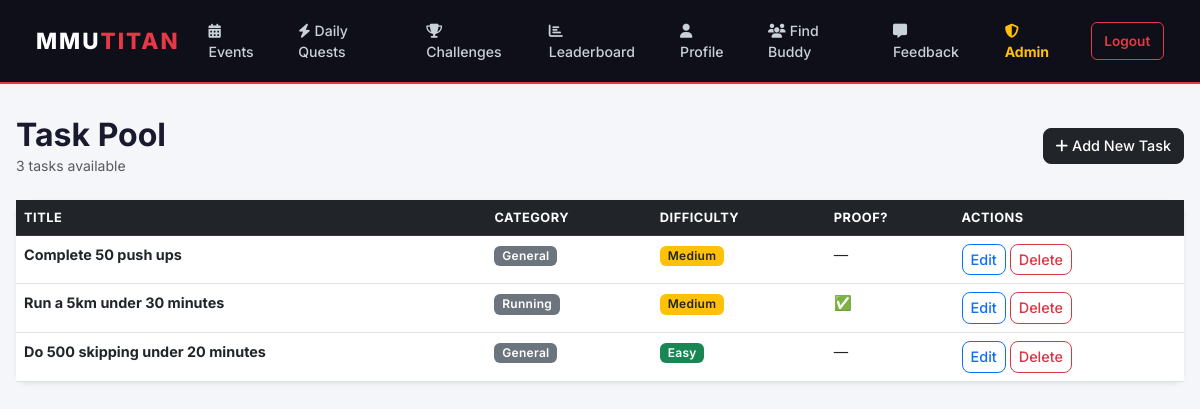
Before: /admin/tasks (signed in) with the older database file.
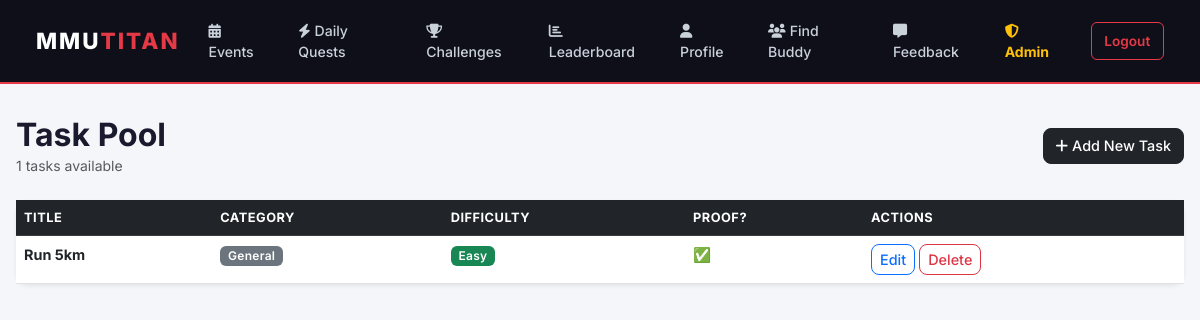
After: the same page with the newer database file.
### mmutitan/models.py (models this page shows)
class Task(db.Model):
    id = db.Column(db.Integer, primary_key=True)
    title = db.Column(db.String(100), nullable=False)
    description = db.Column(db.Text, nullable=False)
    sport_category = db.Column(db.String(50), nullable=False)
    difficulty = db.Column(db.String(20), nullable=False)
    proof_required = db.Column(db.Boolean, default=False)
    usertasks = db.relationship('UserTask', backref='task_ref', lazy=True, cascade="all, delete-orphan")

### mmutitan/app.py (the view)
    @app.route('/admin/tasks')
    @login_required
    @admin_required
    def admin_tasks():
        tasks = Task.query.all()
        return render_template('admin_tasks.html', tasks=tasks)

### mmutitan/app.py (called while the page is built)
def admin_required(f):
    @wraps(f)
    def decorated_function(*args, **kwargs):
        if not current_user.is_admin:
            flash('Access Denied. Admins only.', 'danger')
            return redirect(url_for('home'))
        return f(*args, **kwargs)
    return decorated_function

### mmutitan/models.py (called while the page is built)
@login_manager.user_loader
def load_user(user_id):
    return User.query.get(int(user_id))

### mmutitan/templates/admin_tasks.html
{% extends "base.html" %}
{% block content %}
<div class="d-flex justify-content-between align-items-center mb-4">
    <div>
        <h2 class="fw-bold mb-0">Task Pool</h2>
        <p class="text-muted small mb-0">{{ tasks|length }} tasks available</p>
    </div>
    <a href="{{ url_for('add_task') }}" class="btn btn-dark">
        <i class="fa fa-plus me-1"></i>Add New Task
    </a>
</div>
<div class="card shadow-sm">
    <div class="card-body p-0">
        <div class="table-responsive">
            <table class="table table-hover mb-0">
                <thead class="table-dark">
                    <tr>
                        <th>Title</th>
                        <th>Category</th>
                        <th>Difficulty</th>
                        <th>Proof?</th>
                        <th>Actions</th>
                    </tr>
                </thead>
                <tbody>
                    {% for task in tasks %}
                    <tr>
                        <td><strong>{{ task.title }}</strong></td>
                        <td><span class="badge bg-secondary">{{ task.sport_category }}</span></td>
                        <td>
                            {% if task.difficulty == 'Easy' %}
                            <span class="badge bg-success">Easy</span>
                            {% elif task.difficulty == 'Medium' %}
                            <span class="badge bg-warning text-dark">Medium</span>
                            {% else %}
                            <span class="badge bg-danger">Hard</span>
                            {% endif %}
                        </td>
                        <td>{{ '✅' if task.proof_required else '—' }}</td>
                        <td>
                            <a href="{{ url_for('edit_task', task_id=task.id) }}"
                               class="btn btn-sm btn-outline-primary">Edit</a>
                            <form action="{{ url_for('delete_task', task_id=task.id) }}"
                                  method="POST" class="d-inline">
                                <button type="submit" class="btn btn-sm btn-outline-danger"
                                        onclick="return confirm('Delete this task?');">Delete</button>
                            </form>
                        </td>
                    </tr>
                    {% else %}
                    <tr>
                        <td colspan="5" class="text-center py-4 text-muted">No tasks yet.</td>
                    </tr>
                    {% endfor %}
                </tbody>
            </table>
        </div>
    </div>
</div>
{% endblock %}

### mmutitan/templates/base.html (shortened to what this page needs)
<!DOCTYPE html>
<html lang="en">
<head>
    <link href="https://cdn.jsdelivr.net/npm/bootstrap@5.3.0/dist/css/bootstrap.min.css" rel="stylesheet">
    <link rel="stylesheet" href="https://cdnjs.cloudflare.com/ajax/libs/font-awesome/6.4.0/css/all.min.css">
</head>
<body>
<nav class="navbar navbar-expand-lg">
    <div class="container-fluid">
        <a class="navbar-brand" href="{{ url_for('home') }}">MMU<span>TITAN</span></a>
        <div class="collapse navbar-collapse" id="navbarNav">
            <div class="navbar-nav ms-auto align-items-center gap-1">
                {% if current_user.is_authenticated %}
                    <a class="nav-link" href="{{ url_for('list_events') }}">
                        <i class="fa fa-calendar-alt me-1"></i>Events
                    </a>
                    <a class="nav-link" href="{{ url_for('daily_tasks') }}">
                        <i class="fa fa-bolt me-1"></i>Daily Quests
                    </a>
                    <a class="nav-link" href="{{ url_for('student_challenges') }}">
                        <i class="fa fa-trophy me-1"></i>Challenges
                    </a>
                    <a class="nav-link" href="{{ url_for('leaderboard') }}">
                        <i class="fa fa-chart-bar me-1"></i>Leaderboard
                    </a>
                    <a class="nav-link" href="{{ url_for('profile') }}">
                        <i class="fa fa-user me-1"></i>Profile
                    </a>
                    <a class="nav-link" href="{{ url_for('buddy_finder') }}">
                        <i class="fa fa-users me-1"></i>Find Buddy
                    </a>
                    <a class="nav-link" href="{{ url_for('submit_feedback') }}">
                        <i class="fa fa-comment-alt me-1"></i>Feedback
                    </a>
                    {% if current_user.is_admin %}
                        <a class="nav-link admin-link" href="{{ url_for('admin_dashboard') }}">
                            <i class="fa fa-shield-alt me-1"></i>Admin
                        </a>
                    {% endif %}
                    <a class="nav-link btn-logout ms-2" href="{{ url_for('logout') }}">Logout</a>
                {% else %}
                    <a class="nav-link" href="{{ url_for('login') }}">Login</a>
                    <a class="btn btn-danger btn-sm ms-2" href="{{ url_for('register') }}">Join Now</a>
                {% endif %}
            </div>
        </div>
    </div>
</nav>
<div class="container page-wrapper">
    {% block content %}{% endblock %}
</div>
</body>
</html>

### mmutitan/templates/base.html (style rules this page uses)
body { font-family: 'Inter', sans-serif; background-color: #f4f6f9; color: #1a1a2e; }
.navbar { background-color: #0f0f1a !important; border-bottom: 2px solid #e63946; padding: 0.75rem 1.5rem; }
.navbar-brand { font-size: 1.4rem; font-weight: 800; letter-spacing: 2px; color: #ffffff !important; }
.navbar-brand span { color: #e63946; }
.nav-link { color: #c9d1d9 !important; font-weight: 500; font-size: 0.88rem; padding: 0.5rem 0.8rem !important; border-radius: 6px; transition: background 0.2s, color 0.2s; }
.nav-link.admin-link { color: #ffc107 !important; font-weight: 700; }
.btn-logout { background: transparent; border: 1px solid #e63946; color: #e63946 !important; font-size: 0.85rem; padding: 0.35rem 0.9rem; border-radius: 6px; font-weight: 600; transition: all 0.2s; }
.card { border: none; border-radius: 12px; box-shadow: 0 2px 12px rgba(0,0,0,0.07); }
.btn { border-radius: 8px; font-weight: 500; font-size: 0.9rem; }
.badge { font-weight: 600; letter-spacing: 0.3px; border-radius: 6px; font-size: 0.75rem; }
.table { font-size: 0.9rem; }
.table thead th { font-weight: 700; font-size: 0.8rem; letter-spacing: 0.5px; text-transform: uppercase; }
.page-wrapper { max-width: 1200px; margin: 0 auto; padding: 2rem 1rem; }

Changed rows visible on the page:
removed Task: title "Run a 5km under 30 minutes", sport_category "Running", difficulty "Medium", proof_required "✅"
removed Task: title "Do 500 skipping under 20 minutes", sport_category "General", difficulty "Easy", proof_required "—"
changed Task "General": title "Complete 50 push ups" → "Run 5km"; proof_required "—" → "✅"; difficulty "Medium" → "Easy"
Other visible differences:
{{ tasks|length }}: "3" → "1"
